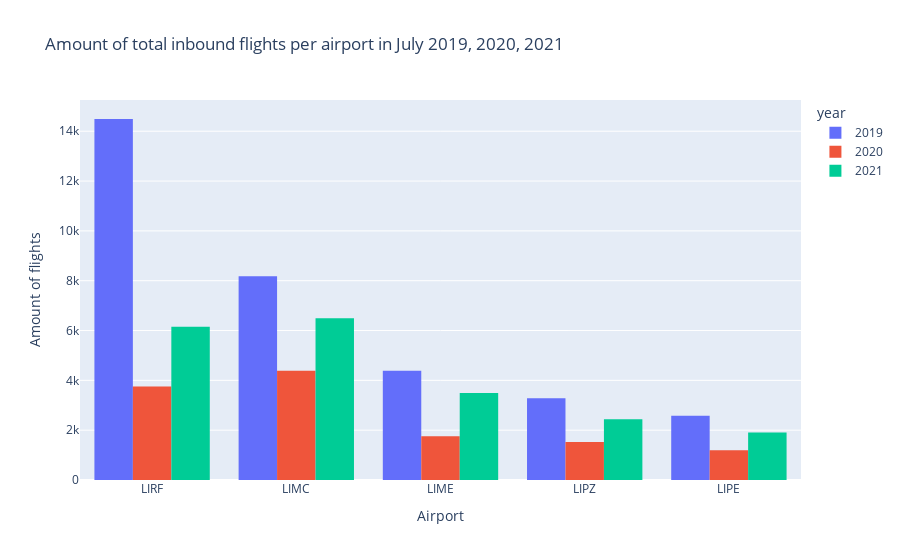
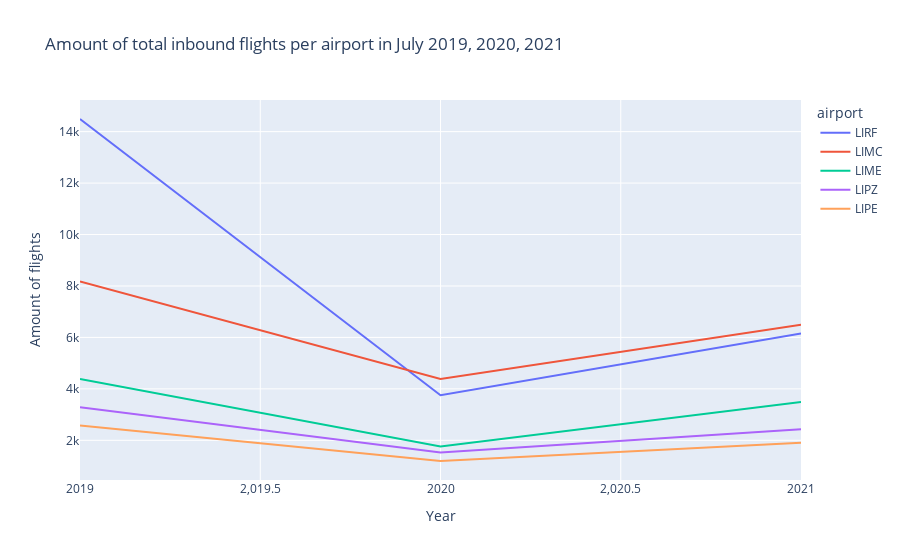
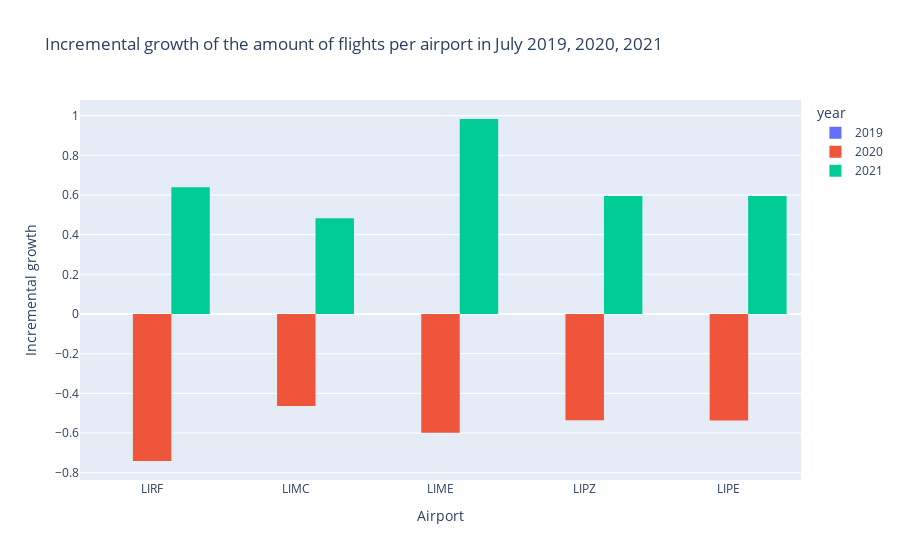

Here is the notebook cell these charts were saved with, in order:
### Markdown cell above
'''In the section below all the filterd and sortend data from the years 2020, 2021 and 2022 is combined into one dataframe. This dataframe is used to answer the question wether 
there is a difference in the amount of flights between the years 2019, 2020, 2021 and 2022. The data is plotted in a bar chart in the first graph where the amount of inbound flight per airport per year is shown. 
The first graph show the amount of inbound flights per airport per year. The second graph does the same but in a line chart.
Below that is the head of the new combined dataframe from all the years.
The last graph shows the incrememtal change in the amount of inbound flights per airport per year.'''

### Code cell
# Combing all the shortend and filterd databases from the july 2019, 2020, 2021 and 2022 csv files into one dataframe

df1 = pd.read_csv('flightlist_short_20190701_20190731.csv', header=0, sep=',', quotechar='"')
df2 = pd.read_csv('flightlist_short_20200701_20200731.csv', header=0, sep=',', quotechar='"')
df3 = pd.read_csv('flightlist_short_20210701_20210731.csv', header=0, sep=',', quotechar='"')
df = pd.concat([df1, df2, df3])
df.head(10)

# Call the first collumn airport

df = df.rename(columns={'Unnamed: 0': 'airport'})
df.head(10)

# Filter the database so only the airports of interest are included

df = df[(df['airport'] == 'LIME') | (df['airport'] == 'LIPZ') | (df['airport'] == 'LIPE') 
        | (df['airport'] == 'LIRF') | (df['airport'] == 'LIMC')]



# Histogram chart of the amount of inbound flight per airport per year

fig = px.histogram(df, x='airport', y='destination', color='year', barmode='group',  title='Amount of total inbound flights per airport in July 2019, 2020, 2021')
fig.update_xaxes(title_text='Airport')
fig.update_yaxes(title_text='Amount of flights')

fig.update_xaxes(range=(-0.5, 4.5))
fig.show()

# Line chart of inbound flights per airport per year


fig = px.line(df, x='year', y='destination', color='airport', title='Amount of total inbound flights per airport in July 2019, 2020, 2021')
fig.update_xaxes(title_text='Year')
fig.update_yaxes(title_text='Amount of flights')
fig.update_traces(text=df['destination'])
fig.show()

# Calculate the increamental growth of the amount of inbound flights per airport per year and show the database of all the information
df['growth'] = df.groupby('airport')['destination'].pct_change()
df['growth'] = df['growth'].fillna(0)
df['growth'] = df['growth'].round(4)
df.head(10)

# Add histogram chart of the incremental growth of the amount of flights per airport per year

fig = px.histogram(df, x='airport', y='growth', color='year', barmode='group',
                    title='Incremental growth of the amount of flights per airport in July 2019, 2020, 2021')
fig.update_xaxes(title_text='Airport')
fig.update_yaxes(title_text='Incremental growth')
fig.show()

### Figure 1 — Plotly figure (JSON) as saved in the notebook; plotly's stock layout.template omitted (floating-point values rounded to 4 significant figures)
{"data": [{"alignmentgroup": "True", "bingroup": "x", "histfunc": "sum", "hovertemplate": "year=2019<br>airport=%{x}<br>sum of destination=%{y}<extra></extra>", "legendgroup": "2019", "marker": {"color": "#636efa", "pattern": {"shape": ""}}, "name": "2019", "offsetgroup": "2019", "orientation": "v", "showlegend": true, "type": "histogram", "x": ["LIRF", "LIMC", "LIME", "LIPZ", "LIPE"], "xaxis": "x", "y": [14491, 8175, 4387, 3284, 2580], "yaxis": "y"}, {"alignmentgroup": "True", "bingroup": "x", "histfunc": "sum", "hovertemplate": "year=2020<br>airport=%{x}<br>sum of destination=%{y}<extra></extra>", "legendgroup": "2020", "marker": {"color": "#EF553B", "pattern": {"shape": ""}}, "name": "2020", "offsetgroup": "2020", "orientation": "v", "showlegend": true, "type": "histogram", "x": ["LIMC", "LIRF", "LIME", "LIPZ", "LIPE"], "xaxis": "x", "y": [4382, 3753, 1761, 1526, 1196], "yaxis": "y"}, {"alignmentgroup": "True", "bingroup": "x", "histfunc": "sum", "hovertemplate": "year=2021<br>airport=%{x}<br>sum of destination=%{y}<extra></extra>", "legendgroup": "2021", "marker": {"color": "#00cc96", "pattern": {"shape": ""}}, "name": "2021", "offsetgroup": "2021", "orientation": "v", "showlegend": true, "type": "histogram", "x": ["LIMC", "LIRF", "LIME", "LIPZ", "LIPE"], "xaxis": "x", "y": [6495, 6151, 3492, 2434, 1907], "yaxis": "y"}], "layout": {"barmode": "group", "legend": {"title": {"text": "year"}, "tracegroupgap": 0}, "title": {"text": "Amount of total inbound flights per airport in July 2019, 2020, 2021"}, "xaxis": {"anchor": "y", "domain": [0, 1], "range": [-0.5, 4.5], "title": {"text": "Airport"}}, "yaxis": {"anchor": "x", "domain": [0, 1], "title": {"text": "Amount of flights"}}}}

### Figure 2 — Plotly figure (JSON) as saved in the notebook; plotly's stock layout.template omitted (floating-point values rounded to 4 significant figures)
{"data": [{"hovertemplate": "airport=LIRF<br>year=%{x}<br>destination=%{y}<extra></extra>", "legendgroup": "LIRF", "line": {"color": "#636efa", "dash": "solid"}, "marker": {"symbol": "circle"}, "mode": "lines", "name": "LIRF", "orientation": "v", "showlegend": true, "text": [14491, 8175, 4387, 3284, 2580, 4382, 3753, 1761, 1526, 1196, 6495, 6151, 3492, 2434, 1907], "type": "scatter", "x": [2019, 2020, 2021], "xaxis": "x", "y": [14491, 3753, 6151], "yaxis": "y"}, {"hovertemplate": "airport=LIMC<br>year=%{x}<br>destination=%{y}<extra></extra>", "legendgroup": "LIMC", "line": {"color": "#EF553B", "dash": "solid"}, "marker": {"symbol": "circle"}, "mode": "lines", "name": "LIMC", "orientation": "v", "showlegend": true, "text": [14491, 8175, 4387, 3284, 2580, 4382, 3753, 1761, 1526, 1196, 6495, 6151, 3492, 2434, 1907], "type": "scatter", "x": [2019, 2020, 2021], "xaxis": "x", "y": [8175, 4382, 6495], "yaxis": "y"}, {"hovertemplate": "airport=LIME<br>year=%{x}<br>destination=%{y}<extra></extra>", "legendgroup": "LIME", "line": {"color": "#00cc96", "dash": "solid"}, "marker": {"symbol": "circle"}, "mode": "lines", "name": "LIME", "orientation": "v", "showlegend": true, "text": [14491, 8175, 4387, 3284, 2580, 4382, 3753, 1761, 1526, 1196, 6495, 6151, 3492, 2434, 1907], "type": "scatter", "x": [2019, 2020, 2021], "xaxis": "x", "y": [4387, 1761, 3492], "yaxis": "y"}, {"hovertemplate": "airport=LIPZ<br>year=%{x}<br>destination=%{y}<extra></extra>", "legendgroup": "LIPZ", "line": {"color": "#ab63fa", "dash": "solid"}, "marker": {"symbol": "circle"}, "mode": "lines", "name": "LIPZ", "orientation": "v", "showlegend": true, "text": [14491, 8175, 4387, 3284, 2580, 4382, 3753, 1761, 1526, 1196, 6495, 6151, 3492, 2434, 1907], "type": "scatter", "x": [2019, 2020, 2021], "xaxis": "x", "y": [3284, 1526, 2434], "yaxis": "y"}, {"hovertemplate": "airport=LIPE<br>year=%{x}<br>destination=%{y}<extra></extra>", "legendgroup": "LIPE", "line": {"color": "#FFA15A", "dash": "solid"}, "marker": {"symbol": "circle"}, "mode": "lines", "name": "LIPE", "orientation": "v", "showlegend": true, "text": [14491, 8175, 4387, 3284, 2580, 4382, 3753, 1761, 1526, 1196, 6495, 6151, 3492, 2434, 1907], "type": "scatter", "x": [2019, 2020, 2021], "xaxis": "x", "y": [2580, 1196, 1907], "yaxis": "y"}], "layout": {"legend": {"title": {"text": "airport"}, "tracegroupgap": 0}, "title": {"text": "Amount of total inbound flights per airport in July 2019, 2020, 2021"}, "xaxis": {"anchor": "y", "domain": [0, 1], "title": {"text": "Year"}}, "yaxis": {"anchor": "x", "domain": [0, 1], "title": {"text": "Amount of flights"}}}}

### Figure 3 — Plotly figure (JSON) as saved in the notebook; plotly's stock layout.template omitted (floating-point values rounded to 4 significant figures)
{"data": [{"alignmentgroup": "True", "bingroup": "x", "histfunc": "sum", "hovertemplate": "year=2019<br>airport=%{x}<br>sum of growth=%{y}<extra></extra>", "legendgroup": "2019", "marker": {"color": "#636efa", "pattern": {"shape": ""}}, "name": "2019", "offsetgroup": "2019", "orientation": "v", "showlegend": true, "type": "histogram", "x": ["LIRF", "LIMC", "LIME", "LIPZ", "LIPE"], "xaxis": "x", "y": [0, 0, 0, 0, 0], "yaxis": "y"}, {"alignmentgroup": "True", "bingroup": "x", "histfunc": "sum", "hovertemplate": "year=2020<br>airport=%{x}<br>sum of growth=%{y}<extra></extra>", "legendgroup": "2020", "marker": {"color": "#EF553B", "pattern": {"shape": ""}}, "name": "2020", "offsetgroup": "2020", "orientation": "v", "showlegend": true, "type": "histogram", "x": ["LIMC", "LIRF", "LIME", "LIPZ", "LIPE"], "xaxis": "x", "y": [-0.464, -0.741, -0.5986, -0.5353, -0.5364], "yaxis": "y"}, {"alignmentgroup": "True", "bingroup": "x", "histfunc": "sum", "hovertemplate": "year=2021<br>airport=%{x}<br>sum of growth=%{y}<extra></extra>", "legendgroup": "2021", "marker": {"color": "#00cc96", "pattern": {"shape": ""}}, "name": "2021", "offsetgroup": "2021", "orientation": "v", "showlegend": true, "type": "histogram", "x": ["LIMC", "LIRF", "LIME", "LIPZ", "LIPE"], "xaxis": "x", "y": [0.4822, 0.639, 0.983, 0.595, 0.5945], "yaxis": "y"}], "layout": {"barmode": "group", "legend": {"title": {"text": "year"}, "tracegroupgap": 0}, "title": {"text": "Incremental growth of the amount of flights per airport in July 2019, 2020, 2021"}, "xaxis": {"anchor": "y", "domain": [0, 1], "title": {"text": "Airport"}}, "yaxis": {"anchor": "x", "domain": [0, 1], "title": {"text": "Incremental growth"}}}}
